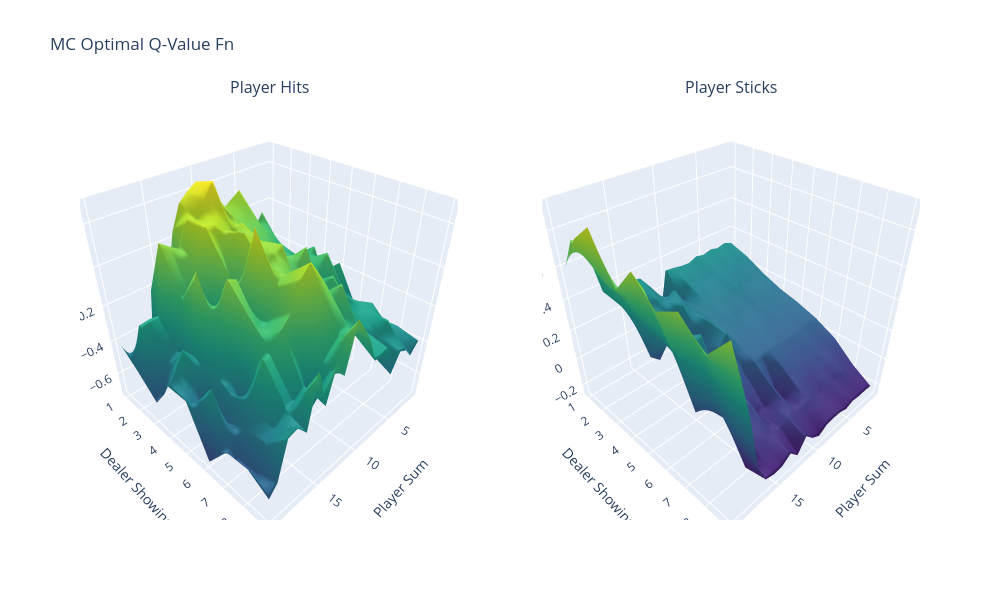

Notebook source saved alongside this figure:
### Code cell
X = np.arange(1,21)
Y = np.arange(1,10)
plot_3d_surfaces(X, Y, [optim_q_100[:,:,0], optim_q_100[:,:,1]], titles=["Player Hits","Player Sticks"], heading="MC Optimal Q-Value Fn")

### Figure 1 — Plotly figure (JSON) as saved in the notebook; plotly's stock layout.template omitted (floating-point values rounded to 4 significant figures; data arrays with more than 128 entries replaced by an {"elided": "..."} marker saying what was removed)
{"data": [{"colorscale": [[0, "#440154"], [0.1111, "#482878"], [0.2222, "#3e4989"], [0.3333, "#31688e"], [0.4444, "#26828e"], [0.5556, "#1f9e89"], [0.6667, "#35b779"], [0.7778, "#6ece58"], [0.8889, "#b5de2b"], [1, "#fde725"]], "scene": "scene", "showscale": false, "type": "surface", "x": [1, 2, 3, 4, 5, 6, 7, 8, 9, 10, 11, 12, 13, 14, 15, 16, 17, 18, 19, 20], "y": [1, 2, 3, 4, 5, 6, 7, 8, 9], "z": {"elided": "10x21 float values"}}, {"colorscale": [[0, "#440154"], [0.1111, "#482878"], [0.2222, "#3e4989"], [0.3333, "#31688e"], [0.4444, "#26828e"], [0.5556, "#1f9e89"], [0.6667, "#35b779"], [0.7778, "#6ece58"], [0.8889, "#b5de2b"], [1, "#fde725"]], "scene": "scene2", "showscale": false, "type": "surface", "x": [1, 2, 3, 4, 5, 6, 7, 8, 9, 10, 11, 12, 13, 14, 15, 16, 17, 18, 19, 20], "y": [1, 2, 3, 4, 5, 6, 7, 8, 9], "z": {"elided": "10x21 float values"}}], "layout": {"annotations": [{"font": {"size": 16}, "showarrow": false, "text": "Player Hits", "x": 0.225, "xanchor": "center", "xref": "paper", "y": 1, "yanchor": "bottom", "yref": "paper"}, {"font": {"size": 16}, "showarrow": false, "text": "Player Sticks", "x": 0.775, "xanchor": "center", "xref": "paper", "y": 1, "yanchor": "bottom", "yref": "paper"}], "height": 600, "scene": {"domain": {"x": [0, 0.45], "y": [0, 1]}, "xaxis": {"title": {"text": "Player Sum"}}, "yaxis": {"title": {"text": "Dealer Showing"}}, "zaxis": {"title": {"text": "Value"}}}, "scene2": {"domain": {"x": [0.55, 1], "y": [0, 1]}, "xaxis": {"title": {"text": "Player Sum"}}, "yaxis": {"title": {"text": "Dealer Showing"}}, "zaxis": {"title": {"text": "Value"}}}, "title": {"text": "MC Optimal Q-Value Fn"}, "width": 1000}}
